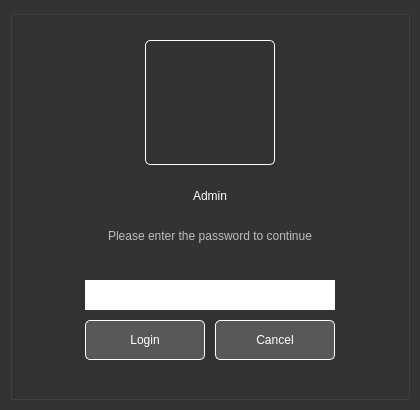
<?xml version="1.0" encoding="UTF-8"?>
<ui version="4.0">
 <class>LoginDialog</class>
 <widget class="QDialog" name="LoginDialog">
  <property name="geometry">
   <rect>
    <x>0</x>
    <y>0</y>
    <width>420</width>
    <height>410</height>
   </rect>
  </property>
  <property name="windowTitle">
   <string>Dialog</string>
  </property>
  <property name="styleSheet">
   <string notr="true">background-color: rgb(51, 51, 51);</string>
  </property>
  <widget class="QGroupBox" name="groupBox">
   <property name="geometry">
    <rect>
     <x>10</x>
     <y>10</y>
     <width>400</width>
     <height>390</height>
    </rect>
   </property>
   <property name="title">
    <string/>
   </property>
   <widget class="QLabel" name="label_2">
    <property name="geometry">
     <rect>
      <x>100</x>
      <y>170</y>
      <width>200</width>
      <height>32</height>
     </rect>
    </property>
    <property name="styleSheet">
     <string notr="true">background-color: rgb(51, 51, 51);
color: rgb(255, 255, 255);
border: 0px;
font: 24px 'Roboto';</string>
    </property>
    <property name="text">
     <string>Admin</string>
    </property>
    <property name="alignment">
     <set>Qt::AlignCenter</set>
    </property>
   </widget>
   <widget class="QLabel" name="label">
    <property name="geometry">
     <rect>
      <x>135</x>
      <y>30</y>
      <width>130</width>
      <height>125</height>
     </rect>
    </property>
    <property name="styleSheet">
     <string notr="true">border: 1px solid white;
border-radius: 5px;
image: url(:/images/images/keyIconImage.png);</string>
    </property>
    <property name="text">
     <string/>
    </property>
   </widget>
   <widget class="QLabel" name="label_3">
    <property name="geometry">
     <rect>
      <x>40</x>
      <y>210</y>
      <width>320</width>
      <height>32</height>
     </rect>
    </property>
    <property name="styleSheet">
     <string notr="true">background-color: rgb(51, 51, 51);
color: rgb(190, 190, 190);
border: 0px;
font: 16px 'Roboto';</string>
    </property>
    <property name="text">
     <string>Please enter the password to continue</string>
    </property>
    <property name="alignment">
     <set>Qt::AlignCenter</set>
    </property>
   </widget>
   <widget class="QLineEdit" name="lineEdit">
    <property name="geometry">
     <rect>
      <x>75</x>
      <y>270</y>
      <width>250</width>
      <height>30</height>
     </rect>
    </property>
    <property name="styleSheet">
     <string notr="true">background-color: rgb(255, 255, 255);
color: rgb(51, 51, 51);
border: 0px;
font: 16px 'Roboto';</string>
    </property>
    <property name="alignment">
     <set>Qt::AlignCenter</set>
    </property>
   </widget>
   <widget class="QPushButton" name="pushButton">
    <property name="geometry">
     <rect>
      <x>75</x>
      <y>310</y>
      <width>120</width>
      <height>40</height>
     </rect>
    </property>
    <property name="styleSheet">
     <string notr="true">background-color: rgb(88, 88, 88);
color: rgb(255, 255, 255);
border: 1px solid white;
border-radius: 5px;
font: 20px 'Roboto';</string>
    </property>
    <property name="text">
     <string>Login</string>
    </property>
   </widget>
   <widget class="QPushButton" name="pushButton_2">
    <property name="geometry">
     <rect>
      <x>205</x>
      <y>310</y>
      <width>120</width>
      <height>40</height>
     </rect>
    </property>
    <property name="styleSheet">
     <string notr="true">background-color: rgb(88, 88, 88);
color: rgb(255, 255, 255);
border: 1px solid white;
border-radius: 5px;
font: 20px 'Roboto';</string>
    </property>
    <property name="text">
     <string>Cancel</string>
    </property>
   </widget>
  </widget>
 </widget>
 <resources/>
 <connections/>
</ui>
